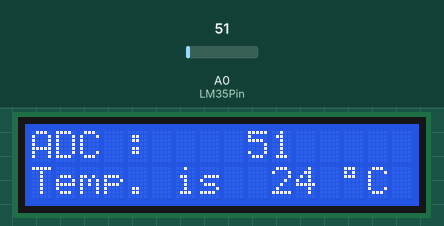
Simulated run of this sketch. Board: Arduino Uno, built with avr-gcc and run on an emulated ATmega328P. Parts: 16×2 character LCD. Inputs (shaded band) come from the test bench; at power-on: A0 (LM35Pin) = 51.

Above: at 4.2 s.
4.3 s: A0 (LM35Pin) set to 61
At 5.4 s:
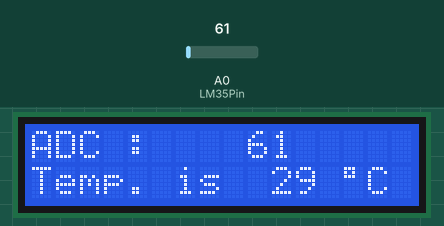
6.5 s: A0 (LM35Pin) set to 71
At 8.2 s:
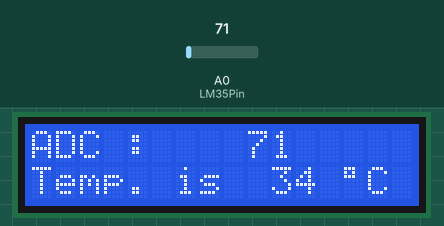
8.5 s: A0 (LM35Pin) set to 86
At 10.0 s:
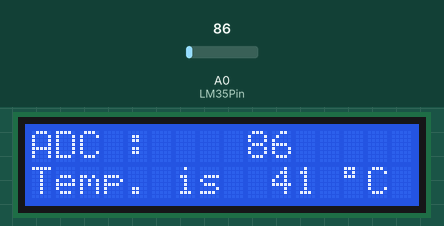
Timing chart, 0 to 11.5 s (numbered marks = the images above; inputs shaded):
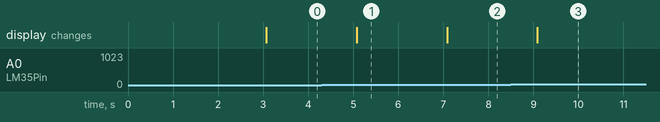

Measured:
- after the input at 4.3 s, the display: changes after 0.78 s (image 1)
- after the input at 6.5 s, the display: changes after 0.58 s (image 2)
- after the input at 8.5 s, the display: changes after 0.59 s (image 3)

The sketch:

Ex_6_3.ino
```cpp
/*

  예제 6.3
  온도값 입력 실험 예제입니다.

*/
#include <LiquidCrystal.h>

unsigned int time;
LiquidCrystal lcd(12,11,5,4,3,2);

const int LM35Pin = 0;

void setup() {
  lcd.begin(16,2);
  lcd.print("Arduino MEP-6");
  lcd.print("Checking Temp.");

  delay(3000);

  lcd.clear();
  lcd.setCursor(0,0);
  lcd.print("ADC : ");
  lcd.setCursor(0,1);
  lcd.print("Temp. is ");

  lcd.setCursor(13,1);
  lcd.write(B11011111);
  lcd.setCursor(14,1);
  lcd.print("C");
}

void loop() {
  int adcValue;
  long temp;

  adcValue = analogRead(LM35Pin);
  temp = (adcValue * 500L) / 1024;

  lcd.setCursor(9,0);
  lcd.print("    ");
  lcd.setCursor(9,0);
  lcd.print(adcValue);

  lcd.setCursor(10,1);
  lcd.print("   ");
  lcd.setCursor(10,1);
  lcd.print(temp);

  delay(1000);
}
```
